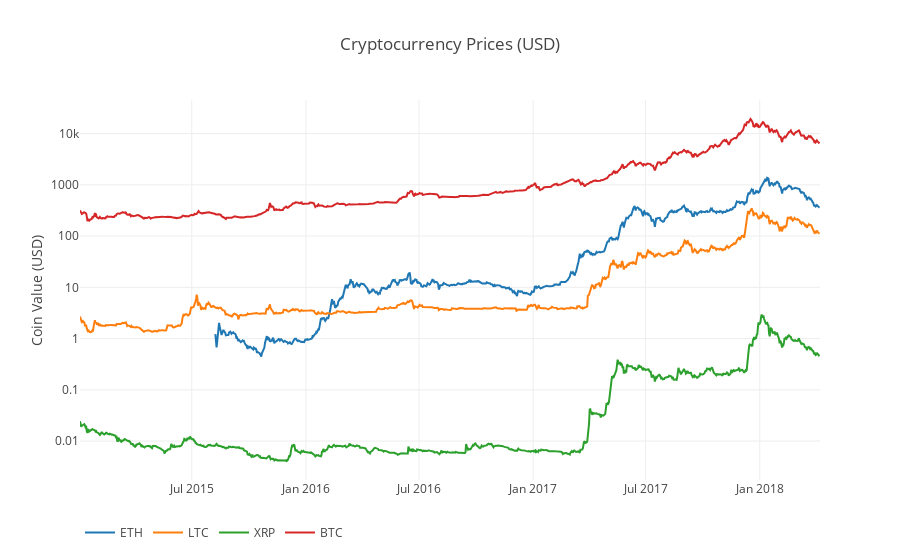

Here is the notebook cell this chart was saved with:
### Code cell
df_scatter(combined_df, 'Cryptocurrency Prices (USD)', seperate_y_axis=False, y_axis_label='Coin Value (USD)', scale='log')

### Figure 1 — Plotly figure (JSON) as saved in the notebook; plotly's stock layout.template omitted (floating-point values rounded to 4 significant figures; data arrays with more than 128 entries replaced by an {"elided": "..."} marker saying what was removed)
{"data": [{"name": "ETH", "type": "scatter", "visible": "visible", "x": {"elided": "1193 str values"}, "y": {"elided": "1193 float values"}}, {"name": "LTC", "type": "scatter", "visible": "visible", "x": {"elided": "1193 str values"}, "y": {"elided": "1193 float values"}}, {"name": "XRP", "type": "scatter", "visible": "visible", "x": {"elided": "1193 str values"}, "y": {"elided": "1193 float values"}}, {"name": "BTC", "type": "scatter", "visible": "visible", "x": {"elided": "1193 str values"}, "y": {"elided": "1193 float values"}}], "layout": {"legend": {"orientation": "h"}, "title": "Cryptocurrency Prices (USD)", "xaxis": {"type": "date"}, "yaxis": {"showticklabels": true, "title": "Coin Value (USD)", "type": "log"}}}
